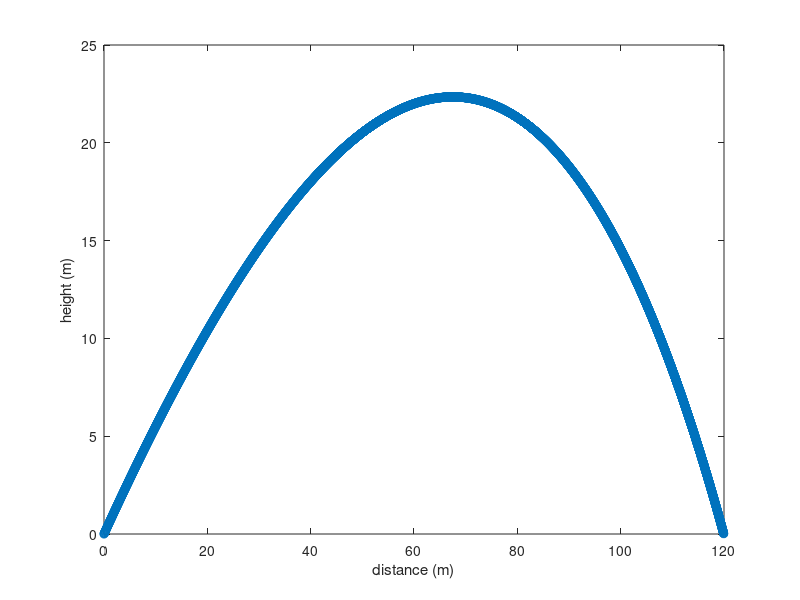

Recreate this plot in MATLAB.
clear;
format compact;    % type "help format" to learn what this does

g=9.8;             % acceleration due to gravity
speed=50;          % initial speed is 50 m/s
angle=30;          % beware of radians vs degrees for trig functions

h=0.001;      % timestep of 0.001 second
pos=[0 0];  % start at the origin
vel=speed*[cosd(angle) sind(angle)];

rho=1.2; % density of air in kg/m^3
m=0.145; % kg
r=0.037; % m
A=pi*r^2; % m^2
C_d=0.35;

i=0;
while pos(2)>=0
  i=i+1;
  x(i)=pos(1);
  y(i)=pos(2);

  % Calculating the magnitude of the velocity
  magVel=norm(vel);

  % Calculating the drag force
  dragForce=-0.5*C_d*rho*A*magVel*vel;

  % Calculating the drag acceleration
  dragAccel=dragForce/m;

  % Total acceleration
  accel=dragAccel + [0 -g];

  % Euler method
  pos=pos + h*vel;
  vel=vel + h*accel;
end

% plot the trajectory as points connected by lines
plot(x,y,'o-')
xlabel('distance (m)')
ylabel('height (m)')

% linear interpolation to estimate the range of the projectile
slope=(pos(2)-y(end))/(pos(1)-x(end));
range=x(end)-y(end)/slope;
disp('Range')
disp(range)
%disp('True Range')
%disp(speed^2*sind(2*angle)/g)